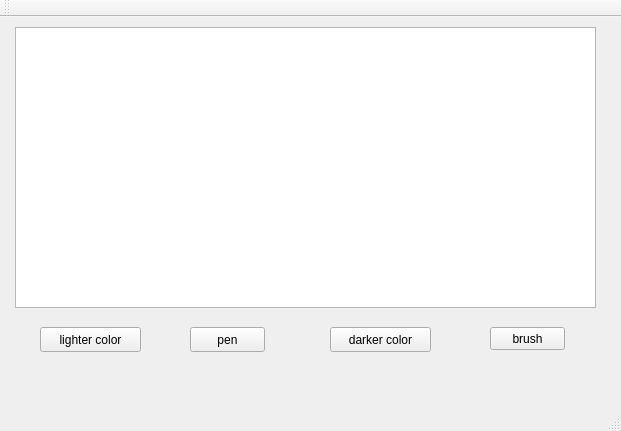
<?xml version="1.0" encoding="UTF-8"?>
<ui version="4.0">
 <class>MainWindow</class>
 <widget class="QMainWindow" name="MainWindow">
  <property name="geometry">
   <rect>
    <x>0</x>
    <y>0</y>
    <width>621</width>
    <height>431</height>
   </rect>
  </property>
  <property name="windowTitle">
   <string>MainWindow</string>
  </property>
  <widget class="QWidget" name="centralWidget">
   <widget class="QGraphicsView" name="View">
    <property name="geometry">
     <rect>
      <x>15</x>
      <y>10</y>
      <width>581</width>
      <height>281</height>
     </rect>
    </property>
   </widget>
   <widget class="QPushButton" name="penBtn">
    <property name="geometry">
     <rect>
      <x>190</x>
      <y>310</y>
      <width>75</width>
      <height>25</height>
     </rect>
    </property>
    <property name="text">
     <string>pen</string>
    </property>
   </widget>
   <widget class="QPushButton" name="brushBtn">
    <property name="geometry">
     <rect>
      <x>490</x>
      <y>310</y>
      <width>75</width>
      <height>23</height>
     </rect>
    </property>
    <property name="text">
     <string>brush</string>
    </property>
   </widget>
   <widget class="QPushButton" name="lighter">
    <property name="geometry">
     <rect>
      <x>40</x>
      <y>310</y>
      <width>101</width>
      <height>25</height>
     </rect>
    </property>
    <property name="text">
     <string>lighter color</string>
    </property>
   </widget>
   <widget class="QPushButton" name="darker">
    <property name="geometry">
     <rect>
      <x>330</x>
      <y>310</y>
      <width>101</width>
      <height>25</height>
     </rect>
    </property>
    <property name="text">
     <string>darker color</string>
    </property>
   </widget>
  </widget>
  <widget class="QMenuBar" name="menuBar">
   <property name="geometry">
    <rect>
     <x>0</x>
     <y>0</y>
     <width>621</width>
     <height>23</height>
    </rect>
   </property>
  </widget>
  <widget class="QToolBar" name="mainToolBar">
   <attribute name="toolBarArea">
    <enum>TopToolBarArea</enum>
   </attribute>
   <attribute name="toolBarBreak">
    <bool>false</bool>
   </attribute>
  </widget>
  <widget class="QStatusBar" name="statusBar"/>
 </widget>
 <layoutdefault spacing="6" margin="11"/>
 <resources/>
 <connections/>
</ui>
